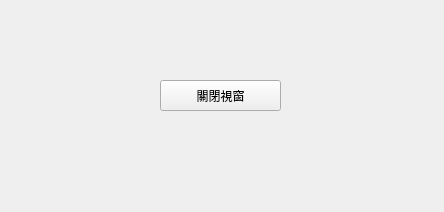
<?xml version="1.0" encoding="UTF-8"?>
<ui version="4.0">
 <class>Form</class>
 <widget class="QWidget" name="Form">
  <property name="geometry">
   <rect>
    <x>0</x>
    <y>0</y>
    <width>444</width>
    <height>212</height>
   </rect>
  </property>
  <property name="windowTitle">
   <string>Form</string>
  </property>
  <widget class="QPushButton" name="closeWinBtn">
   <property name="geometry">
    <rect>
     <x>160</x>
     <y>80</y>
     <width>121</width>
     <height>31</height>
    </rect>
   </property>
   <property name="text">
    <string>關閉視窗</string>
   </property>
  </widget>
 </widget>
 <resources/>
 <connections>
  <connection>
   <sender>closeWinBtn</sender>
   <signal>clicked()</signal>
   <receiver>Form</receiver>
   <slot>close()</slot>
   <hints>
    <hint type="sourcelabel">
     <x>193</x>
     <y>96</y>
    </hint>
    <hint type="destinationlabel">
     <x>248</x>
     <y>185</y>
    </hint>
   </hints>
  </connection>
 </connections>
</ui>
